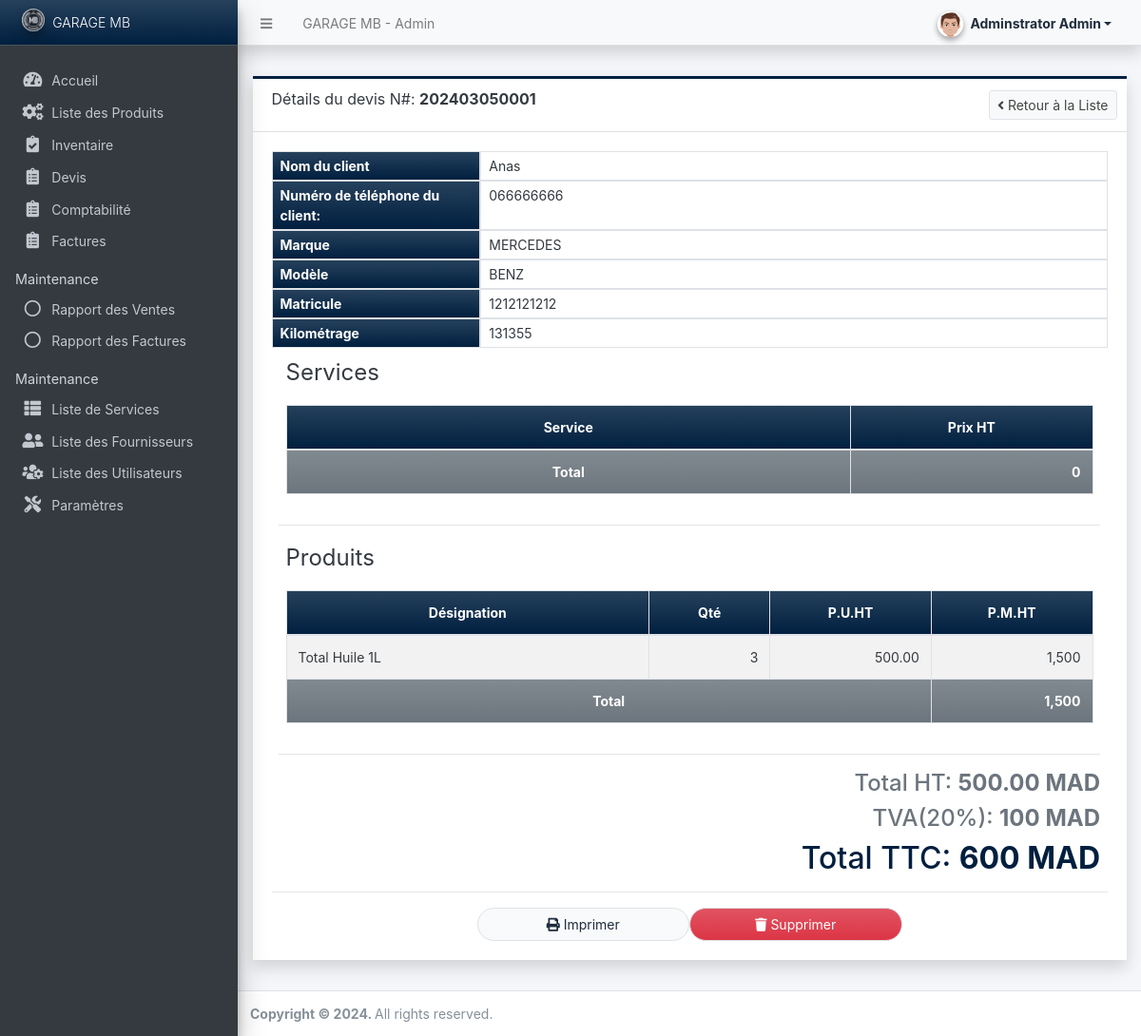
/admin/?page=factures/view_details&id=8 (signed in), run on the app's committed database.
### tables this page shows
CREATE TABLE `transaction_products` (
  `transaction_id` int(30) NOT NULL,
  `product_id` int(30) NOT NULL,
  `qty` int(11) NOT NULL DEFAULT 0,
  `price` float(15,2) NOT NULL DEFAULT 0.00
);

CREATE TABLE `product_list` (
  `id` int(30) NOT NULL,
  `name` text NOT NULL,
  `description` text NOT NULL,
  `price` float(15,2) NOT NULL DEFAULT 0.00,
  `image_path` text NOT NULL,
  `status` tinyint(1) NOT NULL DEFAULT 1,
  `delete_flag` tinyint(1) NOT NULL DEFAULT 0,
  `date_created` datetime NOT NULL DEFAULT current_timestamp(),
  `date_updated` datetime NOT NULL DEFAULT current_timestamp() ON UPDATE current_timestamp()
);

### config.php (called while the page is built, shortened)
<?php
function format_num($number = '' , $decimal = ''){
    if(is_numeric($number)){
        $ex = explode(".",$number);
        $decLen = isset($ex[1]) ? strlen($ex[1]) : 0;
        if(is_numeric($decimal)){
            return number_format($number,$decimal);
        }else{
            return number_format($number,$decLen);
        }
    }else{
        return "Invalid Input";
    }
}
?>

### admin/factures/view_details.php (the view, shortened to what this page needs)
<div class="content py-3">
    <div class="card card-outline card-navy rounded-0 shadow">
        <div class="card-header">
            <h4 class="card-title">Détails du devis N#: <b><?= isset($code) ? $code : "" ?></b></h4>
            <div class="card-tools">
                <a href="./?page=transactions" class="btn btn-default border btn-sm"><i class="fa fa-angle-left"></i> Retour à la Liste</a>
            </div>
        </div>
        <div class="card-body">
            <div class="container-fluid" id="printout">
                <div class="row mb-0">
                    <div class="col-3 py-1 px-2 border border-navy bg-gradient-navy mb-0"><b>Nom du client</b></div>
                    <div class="col-9 py-1 px-2 border mb-0"><?= isset($client_name) ? $client_name : '' ?></div>
                    <div class="col-3 py-1 px-2 border border-navy bg-gradient-navy mb-0"><b>Numéro de téléphone du client:</b></div>
                    <div class="col-9 py-1 px-2 border mb-0"><?= isset($contact) ? $contact : '' ?></div>
                    <div class="col-3 py-1 px-2 border border-navy bg-gradient-navy mb-0"><b>Marque</b></div>
                    <div class="col-9 py-1 px-2 border mb-0"><?= isset($marque) ? $marque : '' ?></div>
                    <div class="col-3 py-1 px-2 border border-navy bg-gradient-navy mb-0"><b>Modèle</b></div>
                    <div class="col-9 py-1 px-2 border mb-0"><?= isset($modele) ? $modele : '' ?></div>
                    <div class="col-3 py-1 px-2 border border-navy bg-gradient-navy mb-0"><b>Matricule</b></div>
                    <div class="col-9 py-1 px-2 border mb-0"><?= isset($matricule) ? $matricule : '' ?></div>
                    <div class="col-3 py-1 px-2 border border-navy bg-gradient-navy mb-0"><b>Kilométrage</b></div>
                    <div class="col-9 py-1 px-2 border mb-0"><?= isset($kilometrage) ? $kilometrage : '' ?></div>
                </div>
                <div class="col-lg-12 col-md-12 col-sm-12 col-xs-12">
                    <fieldset>
                        <legend>Services</legend>
                        <table class="table table-striped table-bordered" id="service-list">
                            <colgroup>
                                <col width="70%">
                                <col width="30%">
                            </colgroup>
                            <thead>
                                <tr class="bg-gradient-navy">
                                    <th class="text-center">Service</th>
                                    <th class="text-center">Prix HT</th>
                                </tr>
                            </thead>
                                <?php
                                $service_amount = 0;
                                ?>
                            <tfoot>
                                <tr class="bg-gradient-secondary">
                                    <th class="text-center">Total</th>
                                    <th class="text-right" id="service_total"><?= isset($service_amount) ? format_num($service_amount): 0 ?></th>
                                </tr>
                            </tfoot>
                        </table>
                    </fieldset>
                </div>
                <hr>
                <div class="col-lg-12 col-md-12 col-sm-12 col-xs-12">
                    <fieldset>
                        <legend>Produits</legend>
                        <table class="table table-striped table-bordered" id="product-list">
                            <colgroup>
                                <col width="45%">
                                <col width="15%">
                                <col width="20%">
                                <col width="20%">
                            </colgroup>
                            <thead>
                                <tr class="bg-gradient-navy">
                                    <th class="text-center">Désignation</th>
                                    <th class="text-center">Qté</th>
                                    <th class="text-center">P.U.HT</th>
                                    <th class="text-center">P.M.HT</th>
                                </tr>
                            </thead>
                            <tbody>
                            <?php
                                $product_total = 0;
                                $tp_qry = $conn->query("SELECT tp.*, p.name as `product` FROM `transaction_products` tp inner join `product_list` p on tp.product_id = p.id where tp.`transaction_id` = '{$id}' ");
                                while($row = $tp_qry->fetch_assoc()):
                                    $product_total += ($row['price'] * $row['qty']);
                            ?>
                                <tr>
                                    <td><?= $row['product'] ?></td>
                                    <td class="text-right"><?= $row['qty'] ?></td>
                                    <td class="text-right product_price"><?= $row['price'] ?></td>
                                    <td class="text-right product_total"><?= format_num($row['price'] * $row['qty']) ?></td>
                                </tr>
                            <?php endwhile; ?>
                            </tbody>
                            <tfoot>
                                <tr class="bg-gradient-secondary">
                                    <th colspan="3" class="text-center">Total</th>
                                    <th class="text-right" id="product_total"><?= isset($product_total) ? format_num($product_total): 0 ?></th>
                                </tr>
                            </tfoot>
                        </table>
                    </fieldset>
                </div>
                <hr>
                <h4 class="text-gray text-right">Total HT: <b id="amount"><?= isset($amount) ? format_num($amount) : "0.00" ?> MAD</b></h4>
                <h4 class="text-gray text-right">TVA(20%): <b id="amount"><?= isset($amount) ? format_num(($amount*20)/100) : "0.00" ?> MAD</b></h4>
                <h2 class="text-navy text-right">Total TTC: <b id="amount"><?= isset($amount) ? format_num($amount+($amount*20)/100) : "0.00" ?> MAD</b></h2>
            </div>
            <hr>
            <div class="row justify-content-center">
                <button class="btn btn-light bg-gradient-light border col-lg-3 col-md-4 col-sm-12 col-xs-12 rounded-pill" id="print"><i class="fa fa-print"></i> Imprimer</button>
                <button class="btn btn-danger bg-gradient-danger border col-lg-3 col-md-4 col-sm-12 col-xs-12 rounded-pill" id="delete_transaction" type="button"><i class="fa fa-trash"></i> Supprimer</button>
            </div>
        </div>
    </div>
</div>

### data on the page
transaction_products: product.name "Total Huile 1L", qty "3", price "500.00", format_num($row['price'] * $row['qty']) "1,500"

### other printed values
$_settings->info('name') "GARAGE MB"
$_settings->userdata('firstname').' '.$_settings->userdata('lastname') "Adminstrator Admin"
$_settings->info('short_name') "GARAGE MB"
$code "202403050001"
$client_name "Anas"
$contact "066666666"
$marque "MERCEDES"
$modele "BENZ"
$matricule "1212121212"
$kilometrage "131355"
format_num($service_amount) "0"
format_num($product_total) "1,500"
format_num($amount) "500.00"
format_num(($amount*20)/100) "100"
format_num($amount+($amount*20)/100) "600"
